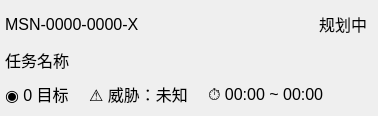
<?xml version="1.0" encoding="UTF-8"?>
<ui version="4.0">
 <class>TaskItemWidget</class>
<widget class="QFrame" name="frmTaskItem">
  <property name="geometry">
   <rect>
    <x>0</x>
    <y>0</y>
    <width>378</width>
    <height>114</height>
   </rect>
  </property>
  <layout class="QVBoxLayout" name="mainLy">
   <property name="spacing">
    <number>10</number>
   </property>
   <property name="leftMargin">
    <number>5</number>
   </property>
   <property name="topMargin">
    <number>10</number>
   </property>
   <property name="rightMargin">
    <number>5</number>
   </property>
   <property name="bottomMargin">
    <number>10</number>
   </property>
   <item>
    <layout class="QHBoxLayout" name="topRowLy">
     <property name="spacing">
      <number>12</number>
     </property>
     <item>
      <widget class="QLabel" name="lblTaskId">
       <property name="font">
        <font>
         <pointsize>12</pointsize>
        </font>
       </property>
       <property name="text">
        <string>MSN-0000-0000-X</string>
       </property>
      </widget>
     </item>
     <item>
      <widget class="QLabel" name="lblStatus">
       <property name="minimumSize">
        <size>
         <width>60</width>
         <height>28</height>
        </size>
       </property>
       <property name="maximumSize">
        <size>
         <width>60</width>
         <height>28</height>
        </size>
       </property>
       <property name="font">
        <font>
         <pointsize>12</pointsize>
        </font>
       </property>
       <property name="text">
        <string>规划中</string>
       </property>
       <property name="alignment">
        <set>Qt::AlignCenter</set>
       </property>
      </widget>
     </item>
    </layout>
   </item>
   <item>
    <widget class="QLabel" name="lblTaskName">
     <property name="font">
      <font>
       <pointsize>12</pointsize>
      </font>
     </property>
     <property name="text">
      <string>任务名称</string>
     </property>
    </widget>
   </item>
   <item>
    <layout class="QHBoxLayout" name="metaRowLy">
     <property name="spacing">
      <number>20</number>
     </property>
     <item>
      <widget class="QLabel" name="lblTargetCount">
       <property name="font">
        <font>
         <pointsize>12</pointsize>
        </font>
       </property>
       <property name="text">
        <string>◉ 0 目标</string>
       </property>
      </widget>
     </item>
     <item>
      <widget class="QLabel" name="lblThreatLevel">
       <property name="font">
        <font>
         <pointsize>12</pointsize>
        </font>
       </property>
       <property name="text">
        <string>⚠ 威胁：未知</string>
       </property>
      </widget>
     </item>
     <item>
      <widget class="QLabel" name="lblTime">
       <property name="font">
        <font>
         <pointsize>12</pointsize>
        </font>
       </property>
       <property name="text">
        <string>⏱ 00:00 ~ 00:00</string>
       </property>
      </widget>
     </item>
     <item>
      <spacer name="metaRightSpc">
       <property name="orientation">
        <enum>Qt::Horizontal</enum>
       </property>
       <property name="sizeHint" stdset="0">
        <size>
         <width>40</width>
         <height>20</height>
        </size>
       </property>
      </spacer>
     </item>
    </layout>
   </item>
  </layout>
 </widget>
 <resources/>
 <connections/>
</ui>
